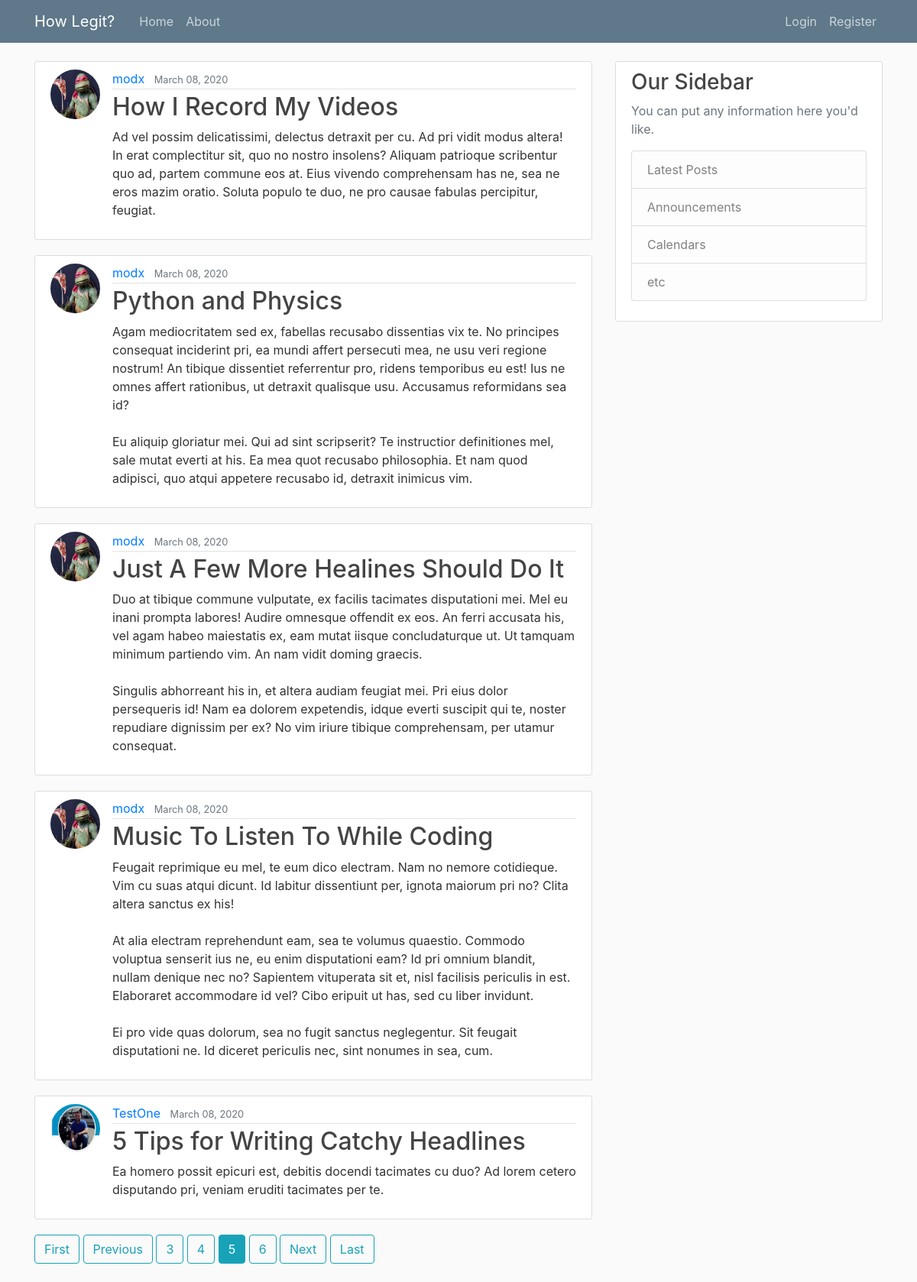
The app's page /?page=5 with its own data.
### blog/models.py (models this page shows, shortened)
class Post(models.Model):
    title = models.CharField(max_length=100)
    content = models.TextField()
    date_posted = models.DateTimeField(default=timezone.now)
    author = models.ForeignKey(User, on_delete=models.CASCADE)

### users/models.py (models this page shows, shortened)
class Profile(models.Model):
    user = models.OneToOneField(User, on_delete=models.CASCADE)
    image = models.ImageField(default='default.png', upload_to='profile_pics')

### blog/views.py (the view)
# urls.py: path('', PostListView.as_view(), name='blog-home'),
class PostListView(ListView):
    model = Post
    template_name = 'blog/home.html'
    context_object_name = 'posts'
    paginate_by = 5

### blog/templates/blog/home.html
{% extends "blog/base.html" %}
{% block content %}
    {% for post in posts %}
        <article class="media content-section">
            <img class="rounded-circle article-img" src="{{ post.author.profile.image.url }}">
            <div class="media-body">
                <div class="article-metadata">
                    <a class="mr-2" href="{% url 'user-posts' post.author.username %}">{{ post.author }}</a>
                    <small class="text-muted">{{ post.date_posted | date:"F d, Y" }}</small>
                 </div>
                    <h2><a class="article-title" href="{% url 'post-detail' post.id %}">{{ post.title }}</a></h2>
                    <p class="article-content">{{ post.content }}</p>
            </div>
        </article>
    {% endfor %}
    {% if is_paginated %}
        {% if page_obj.has_previous %}
            <a class="btn btn-outline-info mb-4" href="?page=1">First</a>
            <a class="btn btn-outline-info mb-4" href="?page={{ page_obj.previous_page_number }}">Previous</a>
        {% endif %}
        {% for num in page_obj.paginator.page_range %}
            {% if page_obj.number == num %}
            <a class="btn btn-info mb-4" href="?page={{ num }}">{{ num }}</a>
            {% elif num > page_obj.number|add:'-3' and num < page_obj.number|add:'3' %}
            <a class="btn btn-outline-info mb-4" href="?page={{ num }}">{{num }}</a>
            {% endif %}
        {% endfor %}
        {% if page_obj.has_next %}
            <a class="btn btn-outline-info mb-4" href="?page={{ page_obj.next_page_number }}">Next</a>
            <a class="btn btn-outline-info mb-4" href="?page={{ page_obj.paginate.num_pages }}">Last</a>
        {% endif %}
    {% endif %}
{% endblock content %}

### blog/static/blog/main.css (style rules this page uses)
body { background: #fafafa; color: #333333; margin-top: 5rem; }
h1, h2, h3, h4, h5, h6 { color: #444444; }
.content-section { background: #ffffff; padding: 10px 20px; border: 1px solid #dddddd; border-radius: 3px; margin-bottom: 20px; }
.article-title { color: #444444; }
.article-content { white-space: pre-line; }
.article-img { height: 65px; width: 65px; margin-right: 16px; }
.article-metadata { padding-bottom: 1px; margin-bottom: 4px; border-bottom: 1px solid #e3e3e3 }

### records on screen
Post: author.profile.image (picture), author "modx", date_posted "March 08, 2020", title "How I Record My Videos", content "Ad vel possim delicatissimi, delectus detraxit per cu. Ad pri vidit modus altera! In erat complectitur sit, quo no nostro insolens? Aliquam patrioque scribentur quo ad, partem commune eos at. Eius vivendo comprehensam has ne, sea ne eros mazim oratio. Soluta populo te duo, ne pro causae fabulas percipitur, feugiat."
Post: author.profile.image (picture), author "modx", date_posted "March 08, 2020", title "Python and Physics", content "Agam mediocritatem sed ex, fabellas recusabo dissentias vix te. No principes consequat inciderint pri, ea mundi affert persecuti mea, ne usu veri regione nostrum! An tibique dissentiet referrentur pro, ridens temporibus eu est! Ius ne omnes affert rationibus, ut detraxit qualisque usu. Accusamus reformidans sea id? Eu aliquip gloriatur mei. Qui ad sint scripserit? Te instructior definitiones mel, sale mutat everti at his. Ea mea quot recusabo philosophia. Et nam quod adipisci, quo atqui appetere recusabo id, detraxit inimicus vim."
Post: author.profile.image (picture), author "modx", date_posted "March 08, 2020", title "Just A Few More Healines Should Do It", content "Duo at tibique commune vulputate, ex facilis tacimates disputationi mei. Mel eu inani prompta labores! Audire omnesque offendit ex eos. An ferri accusata his, vel agam habeo maiestatis ex, eam mutat iisque concludaturque ut. Ut tamquam minimum partiendo vim. An nam vidit doming graecis. Singulis abhorreant his in, et altera audiam feugiat mei. Pri eius dolor persequeris id! Nam ea dolorem expetendis, idque everti suscipit qui te, noster repudiare dignissim per ex? No vim iriure tibique comprehensam, per utamur consequat."
Post: author.profile.image (picture), author "modx", date_posted "March 08, 2020", title "Music To Listen To While Coding", content "Feugait reprimique eu mel, te eum dico electram. Nam no nemore cotidieque. Vim cu suas atqui dicunt. Id labitur dissentiunt per, ignota maiorum pri no? Clita altera sanctus ex his! At alia electram reprehendunt eam, sea te volumus quaestio. Commodo voluptua senserit ius ne, eu enim disputationi eam? Id pri omnium blandit, nullam denique nec no? Sapientem vituperata sit et, nisl facilisis periculis in est. Elaboraret accommodare id vel? Cibo eripuit ut has, sed cu liber invidunt. Ei pro vide quas dolorum, sea no fugit sanctus neglegentur. Sit feugait disputationi ne. Id diceret periculis nec, sint nonumes in sea, cum."
Post: author.profile.image (picture), author "TestOne", date_posted "March 08, 2020", title "5 Tips for Writing Catchy Headlines", content "Ea homero possit epicuri est, debitis docendi tacimates cu duo? Ad lorem cetero disputando pri, veniam eruditi tacimates per te."

### other values on screen
{{ num }} "3" "4" "6"
{{ num }} "5"
